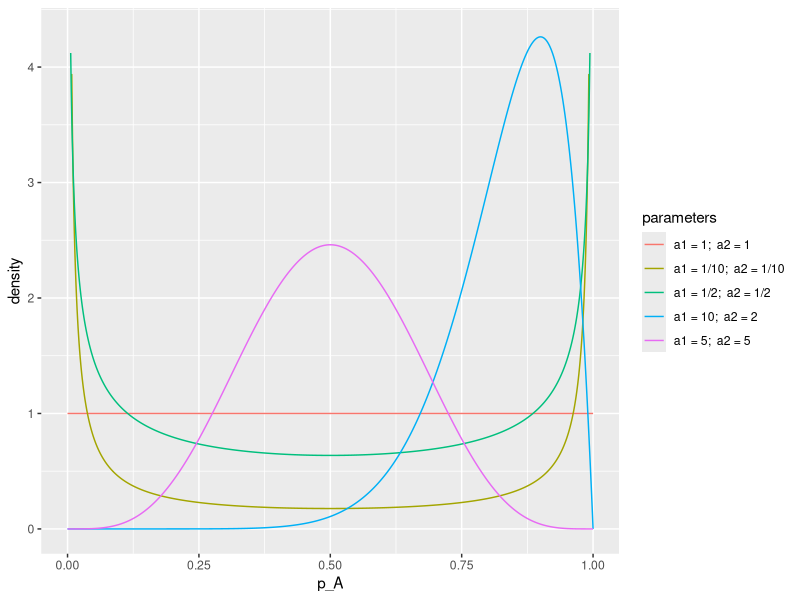
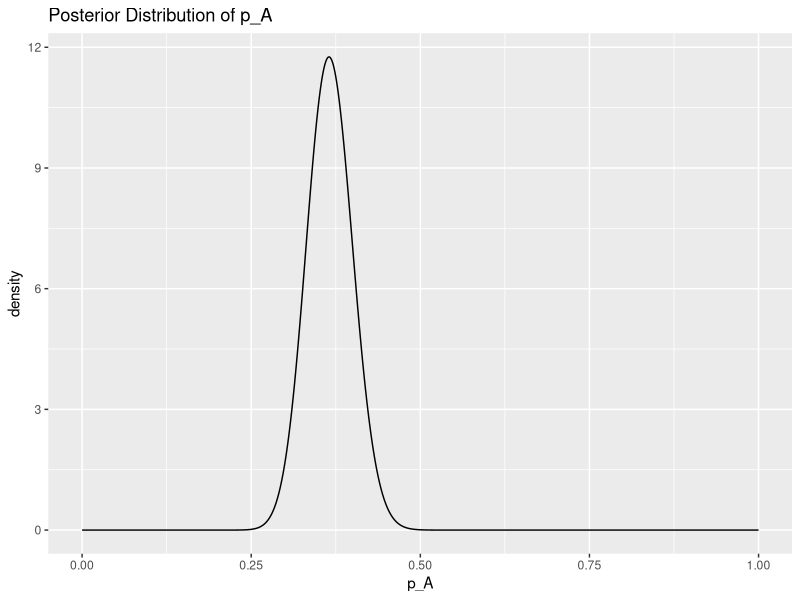
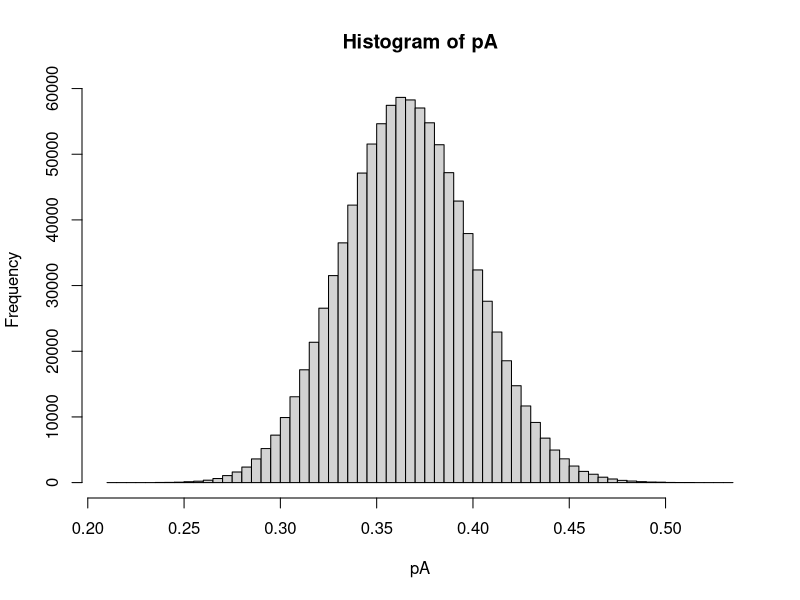
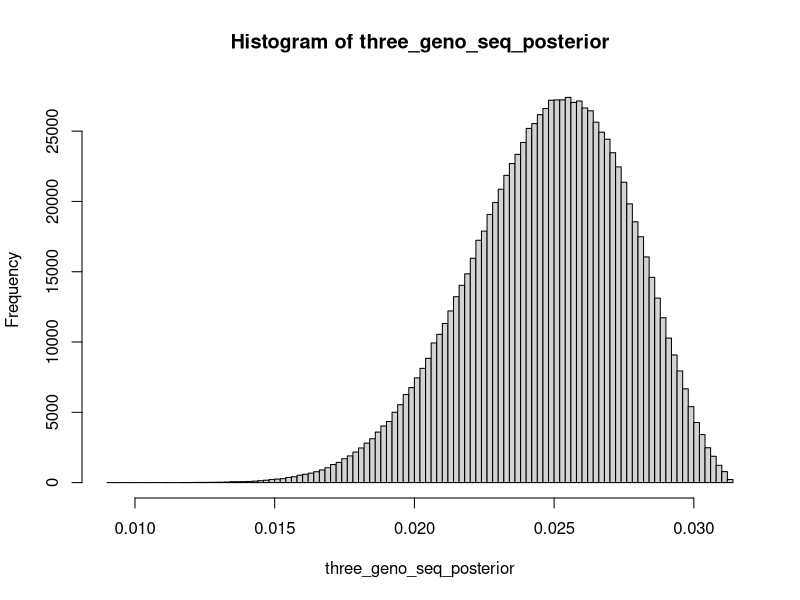
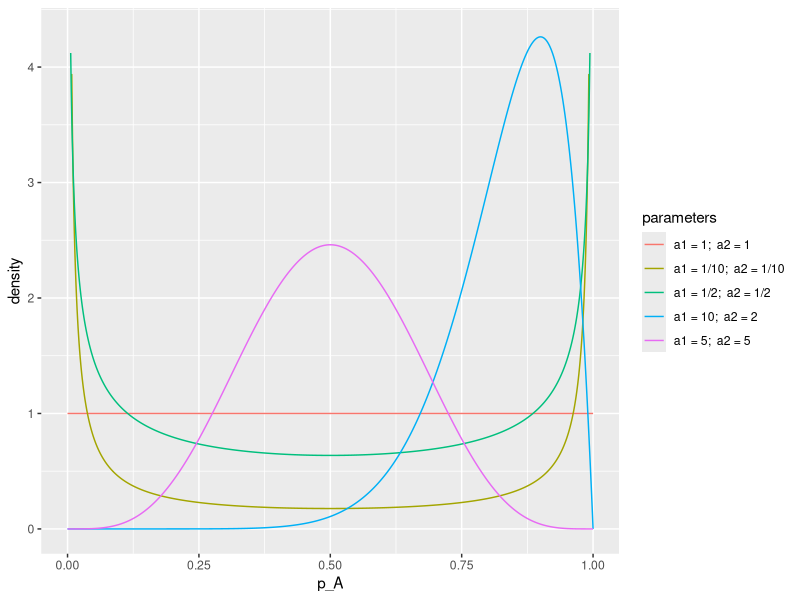
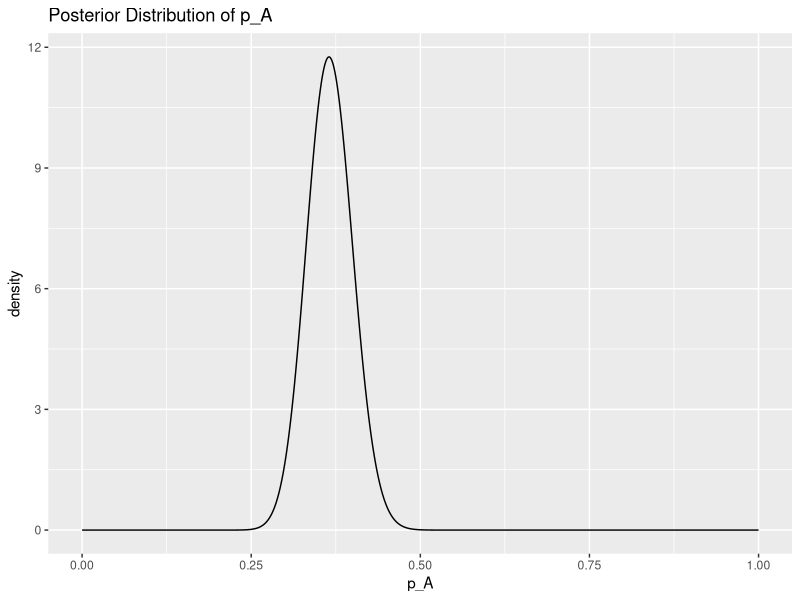

Reproduce these figures in R, in order.
## ---- chunk 1
library(tidyverse)
## ---- chunk 2
library(tidyverse)
xs <- seq(0,1, by = 0.001)
atib <- list(
  `a1 = 1/10;  a2 = 1/10` = tibble(p_A = xs, density = dbeta(xs, 0.1, 0.1)),
  `a1 = 1/2;  a2 = 1/2` = tibble(p_A = xs, density = dbeta(xs, 0.5, 0.5)),
  `a1 = 1;  a2 = 1` = tibble(p_A = xs, density = dbeta(xs, 1, 1)),
  `a1 = 5;  a2 = 5` = tibble(p_A = xs, density = dbeta(xs, 5, 5)),
  `a1 = 10;  a2 = 2` = tibble(p_A = xs, density = dbeta(xs, 10, 2))
) %>%
  bind_rows(.id = "parameters")

g <- ggplot(atib, aes(x = p_A, y = density, colour = parameters)) +
  geom_line() +
  ylim(0, 4.3)


ggsave(g, filename = "figures/beta_densities.pdf", width = 7, height = 5)

g
## ---- chunk 3
xs <- seq(0, 1, by = 0.001)
btib <- tibble(p_A = xs,
               density = dbeta(xs, 74, 128))
g <- ggplot(btib, aes(x = p_A, y = density)) +
  geom_line() +
  ggtitle("Posterior Distribution of p_A")


ggsave(g, filename = "figures/pa_posterior.pdf", width = 7, height = 5)

g
## ---- chunk 4
pA <- rbeta(n = 10^6, 74, 128)
## ---- chunk 5
pA[1:10]
## ---- chunk 6
hist(pA, breaks = 100)
## ---- chunk 7
mean(pA)
## ---- chunk 8
median(pA)
## ---- chunk 9
sd(pA)
## ---- chunk 10
quantile(pA, probs = c(0.05, 0.95))
## ---- chunk 11
three_geno_seq_posterior <- pA^2 * 2 * pA * (1 - pA) * (1 - pA)^2
## ---- chunk 12
hist(three_geno_seq_posterior, breaks = 100)
